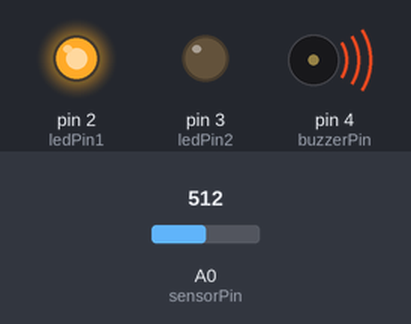
This sketch was run on a simulated Arduino Uno, built with avr-gcc and run on an emulated ATmega328P. Shown: output pins drawn as LEDs (lit = HIGH), buzzer (waves = sounding). Inputs (shaded band) come from the test bench; at power-on: A0 (sensorPin) = 512.

Above: at 2.8 s.
2.9 s: A0 (sensorPin) set to 487
At 4.0 s:
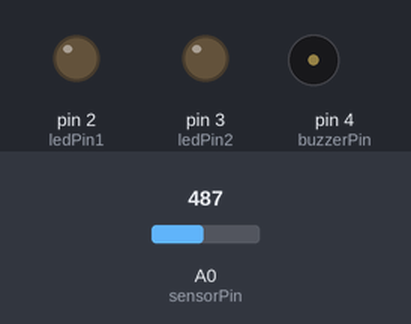
4.7 s: A0 (sensorPin) set to 510
At 7.5 s:
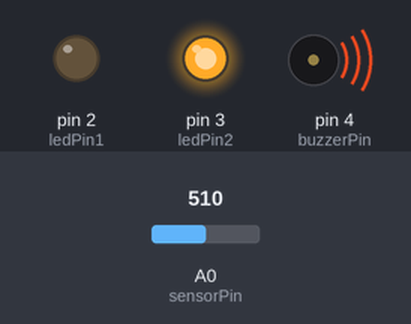
8.2 s: A0 (sensorPin) set to 490
At 9.7 s:
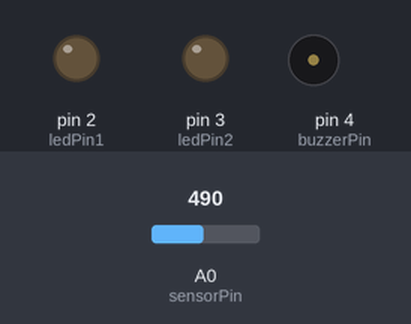
Timing chart, 0 to 11.2 s (numbered marks = the images above; inputs shaded):
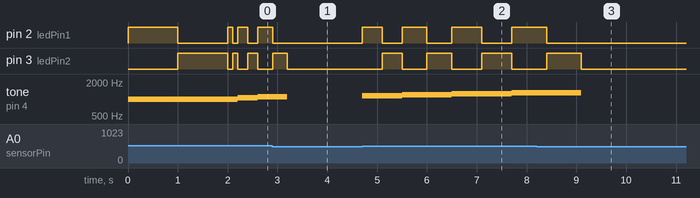

The sketch:

fireDetector.ino
```cpp
int ledPin1 = 2; // The first LED is connected to digital pin 2
int ledPin2 = 3; // The second LED is connected to digital pin 3
int buzzerPin = 4; // The buzzer is connected to digital pin 4
int sensorPin = A0; // The MQ2 sensor is connected to analog pin A0
int delayTime = 1000; // The initial delay time is set to 1000 milliseconds
int buzzerFrequency = 1000; // The initial frequency of the buzzer is set to 1000 Hz
void setup() {
pinMode(ledPin1, OUTPUT); // Set the first LED pin as output
pinMode(ledPin2, OUTPUT); // Set the second LED pin as output
pinMode(buzzerPin, OUTPUT); // Set the buzzer pin as output
pinMode(sensorPin, INPUT); // Set the MQ2 sensor pin as input
}
void loop() {
int sensorValue = analogRead(sensorPin); // Read the sensor value
if (sensorValue > 500) { // If the sensor value is above the threshold
digitalWrite(ledPin1, HIGH); // Turn on the first LED
tone(buzzerPin, buzzerFrequency); // Turn on the buzzer with the current frequency
delay(delayTime); // Wait for delayTime milliseconds
digitalWrite(ledPin1, LOW); // Turn off the first LED
noTone(buzzerPin); // Turn off the buzzer
digitalWrite(ledPin2, HIGH); // Turn on the second LED
tone(buzzerPin, buzzerFrequency); // Turn on the buzzer with the current frequency
delay(delayTime); // Wait for delayTime milliseconds
digitalWrite(ledPin2, LOW); // Turn off the second LED
noTone(buzzerPin); // Turn off the buzzer
delayTime = delayTime + 100; // Increase the delay time by 100 milliseconds
buzzerFrequency = buzzerFrequency + 50; // Increase the frequency of the buzzer by 50 Hz
if (delayTime > 1000) { // If the delay time is more than 1000 milliseconds
delayTime = 100; // Reset the delay time to 100 milliseconds
buzzerFrequency = 1000; // Reset the frequency of the buzzer to 1000 Hz
}
} else { // If the sensor value is below the threshold
digitalWrite(ledPin1, LOW); // Turn off the first LED
digitalWrite(ledPin2, LOW); // Turn off the second LED
noTone(buzzerPin); // Turn off the buzzer
}
}
```

Measured:
- the behaviour switches between 501 and 500 on A0 (sensorPin) (found by bisection; images 0 and 1)
- after the input at 2.9 s, pin 2 (ledPin1): goes on until 2.9 s, then stays LOW; pin 3 (ledPin2): goes on until 3.2 s, then stays LOW
- after the input at 4.7 s, pin 2 (ledPin1): goes HIGH 0.40 s, LOW 0.40 s, HIGH 0.50 s, LOW 0.50 s, HIGH 0.60 s, LOW 0.60 s, then HIGH, starting at once; pin 3 (ledPin2): goes HIGH 0.40 s, LOW 0.50 s, HIGH 0.50 s, LOW 0.60 s, HIGH 0.60 s, then LOW, starting after 0.40 s
- after the input at 8.2 s, pin 2 (ledPin1): goes on until 8.4 s, then stays LOW; pin 3 (ledPin2): goes on until 9.1 s, then stays LOW
